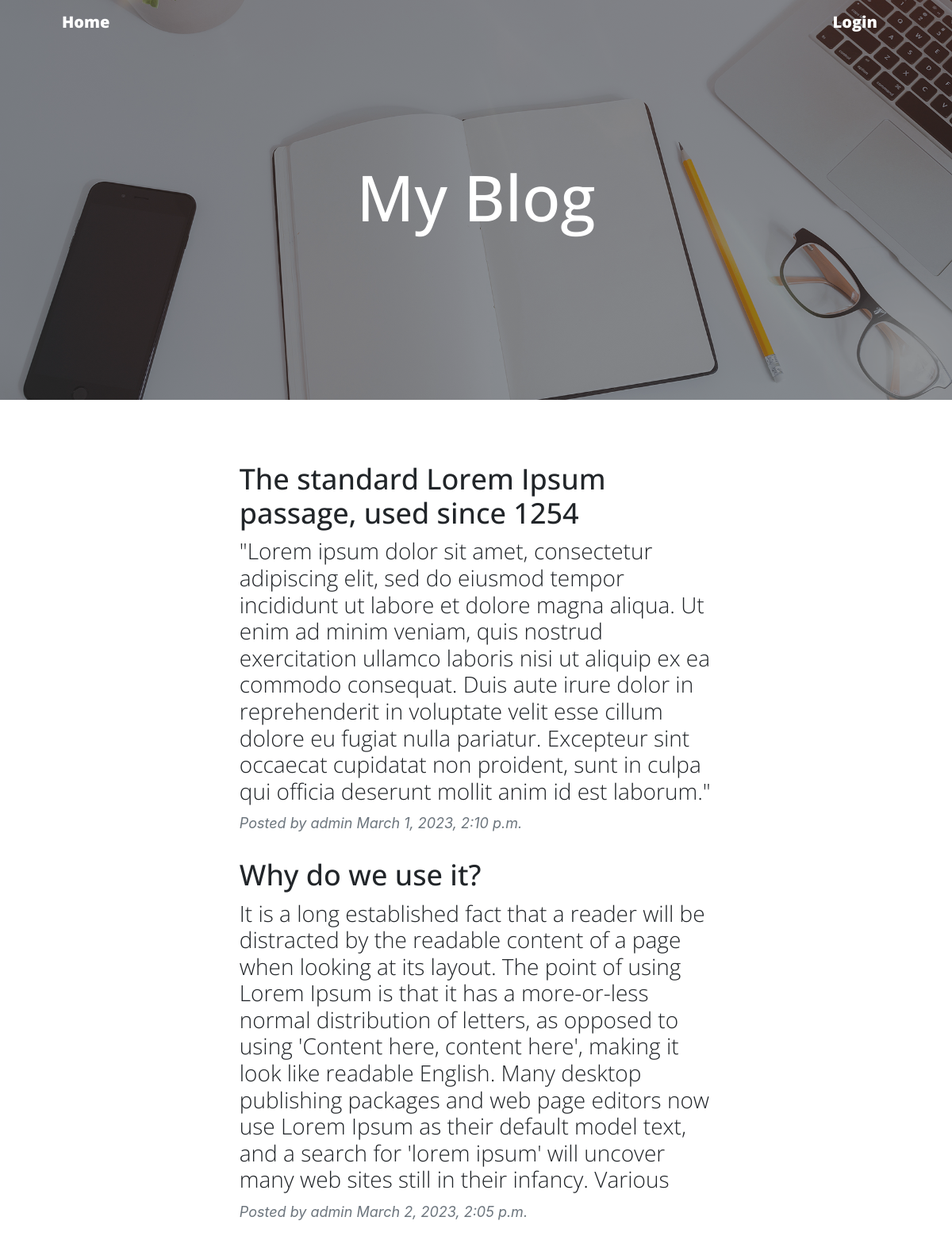
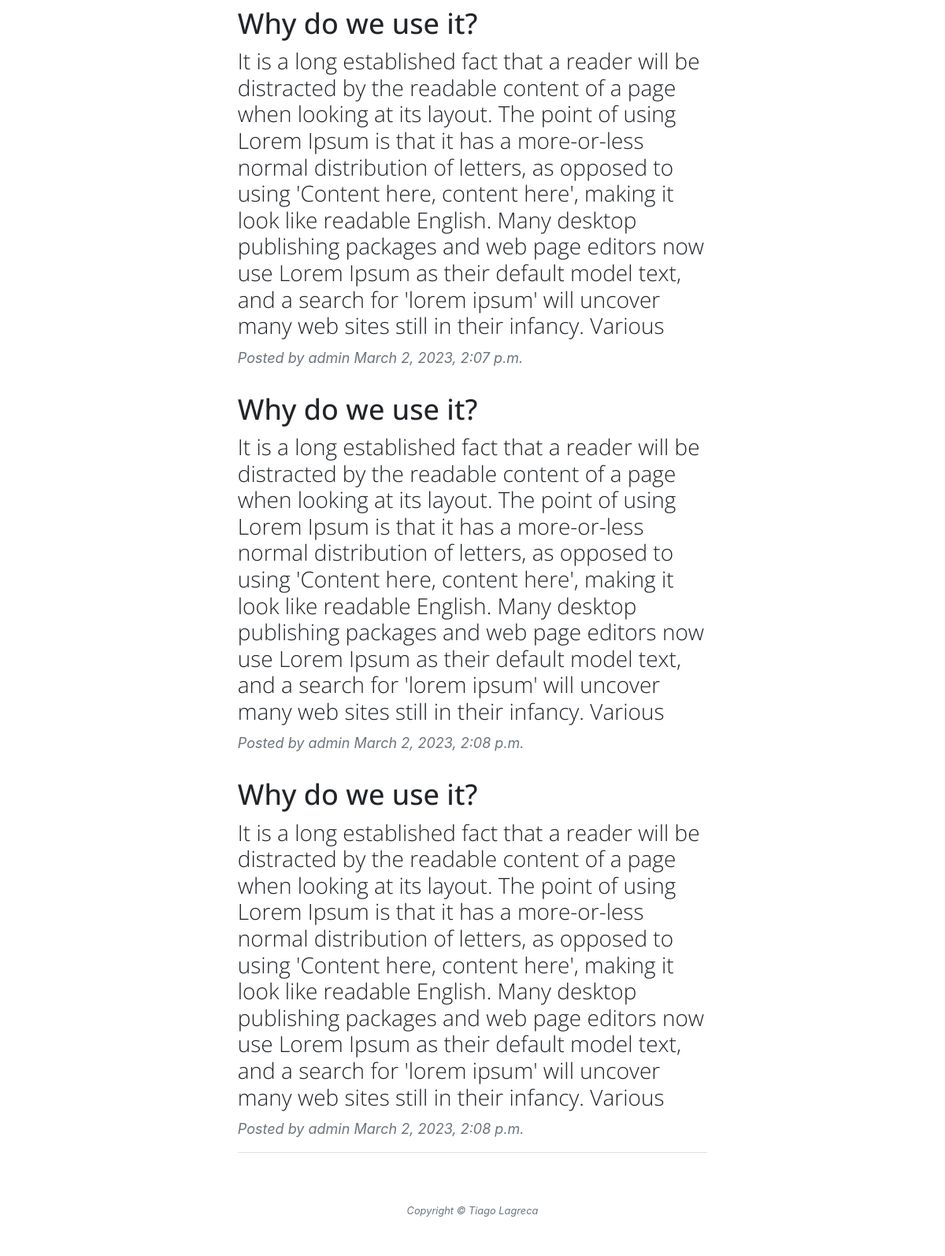
The page / on the database its author committed (2 pictures, top to bottom).
### blog/models.py (models this page shows, shortened)
class Post(models.Model):
    title = models.CharField(max_length=50)
    text = models.TextField(max_length=500)
    author = models.ForeignKey(User, on_delete=models.CASCADE)
    date_posted = models.DateTimeField(default=timezone.now)

### blog/views.py (the view)
# urls.py: path('', index, name='index'),
def index(request):
    posts = Post.objects.all()
    form = PostForm()
    if request.method == 'POST':
        form = PostForm(request.POST)
        if form.is_valid():
            form.save()
            return http.HttpResponseRedirect('/')
    context = {'posts': posts, 'form': form}
    return render(request, 'blog/index.html', context)

### blog/templates/blog/index.html (shortened to what this page needs)
{% extends 'blog/base.html' %}
{% load static %}
{% block content %}
        <div class="container px-4 px-lg-5">
            <div class="row gx-4 gx-lg-5 justify-content-center">
                <div class="col-md-10 col-lg-8 col-xl-7">
                    {% for post in posts %}
                    <div class="post-preview">
                        <a href="{% url 'post-view' post.id %}">
                            <h2 class="post-title">{{post.title}} </h2>
                            <h3 class="post-subtitle">{{post.text}}</h3>
                        </a>
                        <p class="post-meta">
                            Posted by
                            {{post.author}}
                            {{post.date_posted}}
                        {% endfor %}
                        </div>
{% endblock %}

### blog/templates/blog/base.html (shortened to what this page needs)
{% load static %}
<!DOCTYPE html>
<html lang="en">
    <head>
        <link rel="stylesheet" type="text/css" href="{% static '/css/styles.css' %}">
        <link rel="stylesheet" href="https://cdn.jsdelivr.net/npm/bootstrap@4.3.1/dist/css/bootstrap.min.css">
        <link rel="stylesheet" href="https://cdn.jsdelivr.net/npm/bootstrap@4.3.1/dist/css/bootstrap.min.css">
    </head>
    <body>
        <nav class="navbar navbar-expand-lg navbar-light" id="mainNav">
            <div class="container px-4 px-lg-5">
                <a class="navbar-brand" href="{% url 'index'%}">Home</a>
                {% if user.is_authenticated %}
                <a class="navbar-brand" href="{% url 'logout' %}"> Logout</a>
{% else %}
         <div>
        <a class="navbar-brand" href="{% url 'login' %}">Login</a>
             </div>
{% endif %}
            </div>
        </nav>
        <header class="masthead" style="background-image: url({% static 'assets/img/home-bg.jpg'%})">
            <div class="container position-relative px-4 px-lg-5">
                <div class="row gx-4 gx-lg-5 justify-content-center">
                    <div class="col-md-10 col-lg-8 col-xl-7">
                        <div class="site-heading">
                            <h1>My Blog</h1>
                        </div>
                    </div>
                </div>
            </div>
        </header>
{% block content %}
{% endblock%}
        <footer class="border-top">
            <div class="container px-4 px-lg-5">
                <div class="row gx-4 gx-lg-5 justify-content-center">
                    <div class="col-md-10 col-lg-8 col-xl-7">
                        <div class="small text-center text-muted fst-italic">Copyright &copy; Tiago Lagreca</div>
                    </div>
                </div>
            </div>
        </footer>
    </body>
</html>

### rows shown on the page
Post: title "The standard Lorem Ipsum passage, used since 1254", text "\"Lorem ipsum dolor sit amet, consectetur adipiscing elit, sed do eiusmod tempor incididunt ut labore et dolore magna aliqua. Ut enim ad minim veniam, quis nostrud exercitation ullamco laboris nisi ut aliquip ex ea commodo consequat. Duis aute irure dolor in reprehenderit in voluptate velit esse cillum dolore eu fugiat nulla pariatur. Excepteur sint occaecat cupidatat non proident, sunt in culpa qui officia deserunt mollit anim id est laborum.\"", author "admin", date_posted "March 1, 2023, 2:10 p.m."
Post: title "Why do we use it?", text "It is a long established fact that a reader will be distracted by the readable content of a page when looking at its layout. The point of using Lorem Ipsum is that it has a more-or-less normal distribution of letters, as opposed to using 'Content here, content here', making it look like readable English. Many desktop publishing packages and web page editors now use Lorem Ipsum as their default model text, and a search for 'lorem ipsum' will uncover many web sites still in their infancy. Various", author "admin", date_posted "March 2, 2023, 2:05 p.m."
Post: title "Why do we use it?", text "It is a long established fact that a reader will be distracted by the readable content of a page when looking at its layout. The point of using Lorem Ipsum is that it has a more-or-less normal distribution of letters, as opposed to using 'Content here, content here', making it look like readable English. Many desktop publishing packages and web page editors now use Lorem Ipsum as their default model text, and a search for 'lorem ipsum' will uncover many web sites still in their infancy. Various", author "admin", date_posted "March 2, 2023, 2:07 p.m."
Post: title "Why do we use it?", text "It is a long established fact that a reader will be distracted by the readable content of a page when looking at its layout. The point of using Lorem Ipsum is that it has a more-or-less normal distribution of letters, as opposed to using 'Content here, content here', making it look like readable English. Many desktop publishing packages and web page editors now use Lorem Ipsum as their default model text, and a search for 'lorem ipsum' will uncover many web sites still in their infancy. Various", author "admin", date_posted "March 2, 2023, 2:08 p.m."
Post: title "Why do we use it?", text "It is a long established fact that a reader will be distracted by the readable content of a page when looking at its layout. The point of using Lorem Ipsum is that it has a more-or-less normal distribution of letters, as opposed to using 'Content here, content here', making it look like readable English. Many desktop publishing packages and web page editors now use Lorem Ipsum as their default model text, and a search for 'lorem ipsum' will uncover many web sites still in their infancy. Various", author "admin", date_posted "March 2, 2023, 2:08 p.m."
